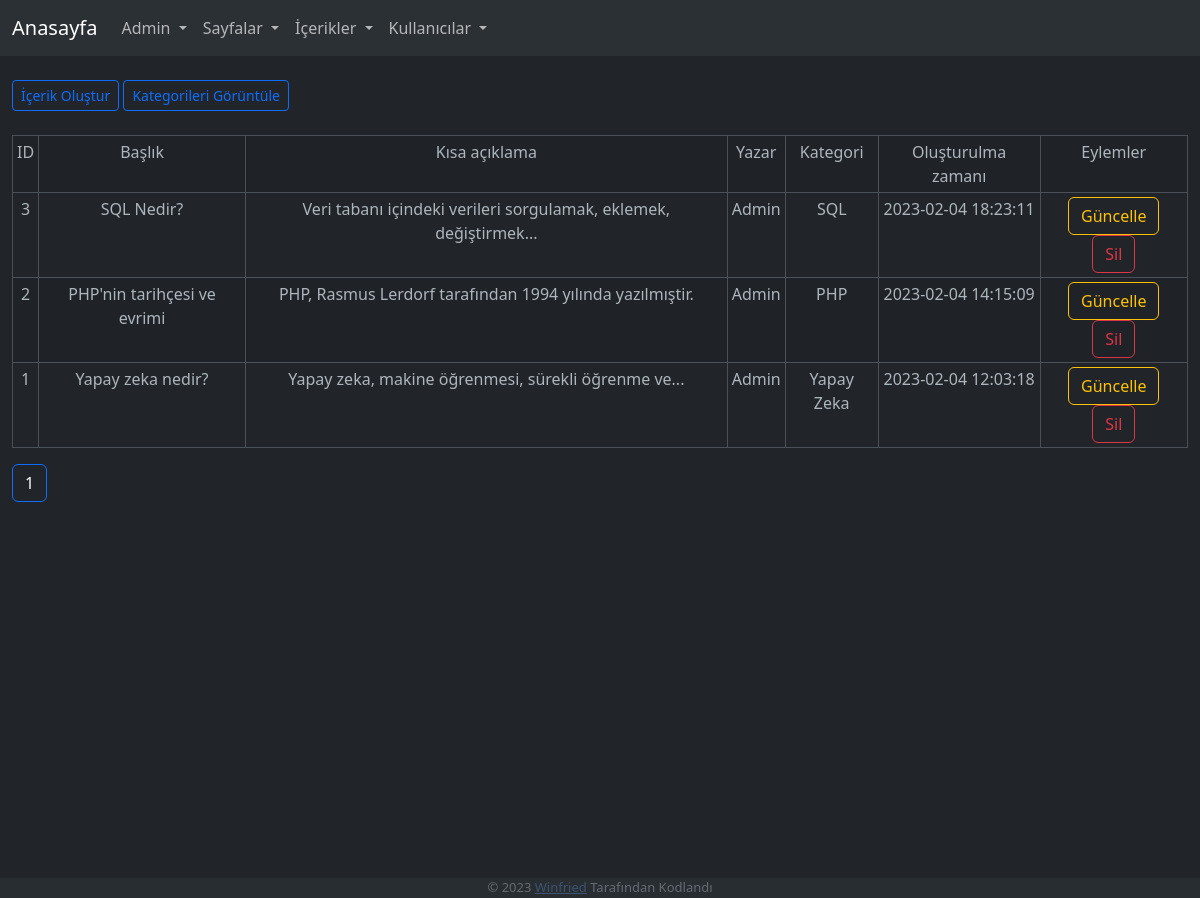
/admin/contents.php (signed in), run on the app's committed database.
### tables this page shows
CREATE TABLE `contents` (
  `id` int(11) NOT NULL,
  `url` varchar(3000) DEFAULT NULL,
  `title` varchar(3000) NOT NULL,
  `short` varchar(3000) NOT NULL,
  `content` text NOT NULL,
  `image` text NOT NULL,
  `category` int(11) NOT NULL,
  `author` int(11) NOT NULL DEFAULT 0,
  `time` datetime NOT NULL DEFAULT current_timestamp()
);

CREATE TABLE `users` (
  `id` int(11) NOT NULL,
  `username` varchar(200) NOT NULL,
  `email` text NOT NULL DEFAULT 'null@null.com',
  `password` varchar(500) NOT NULL,
  `rank` int(20) NOT NULL DEFAULT 1,
  `avatar` text NOT NULL DEFAULT '/assets/images/favicon.png',
  `registerdate` datetime NOT NULL DEFAULT current_timestamp(),
  `lastlogin` datetime NOT NULL DEFAULT current_timestamp(),
  `ip_address` varchar(300) DEFAULT NULL,
  `ban` int(2) NOT NULL DEFAULT 0
);

CREATE TABLE `categories` (
  `id` int(11) NOT NULL,
  `name` text NOT NULL,
  `url` varchar(3000) NOT NULL
);

### admin/contents.php (called while the page is built, shortened)
<?php
require("../connection.php");
include("./layouts/header.php");
include("./layouts/nav.php");
include("./layouts/contents.php");
include("./layouts/footer.php");
?>

### admin/layouts/contents.php (the view, shortened to what this page needs)
<?php
$page   = @ceil($_GET['page']);
if ($page < 1) { $page = 1;}
$Say   = $conn->query("select * from contents order by id DESC");
$AllResult   = $Say->rowCount();
$Limit	= 10;
$page_Sayisi	= ceil($AllResult/$Limit);
$Goster   = $page * $Limit - $Limit;
$visiblepage   = 100;
if ($AllResult < 1) {
	$check_data	= $conn->query("select * from contents order by id DESC");
}
else {
	$check_data	= $conn->query("select * from contents order by id DESC limit $Goster,$Limit");
}
$contents = $check_data->fetchAll(PDO::FETCH_OBJ);
?>
<body>
<div class="container-fluid">
    <br>
    <div class="btn-group">
        <a href="./create/contents" class="btn btn-outline-primary btn-sm">İçerik Oluştur</a>
    </div>
    <div class="btn-group">
        <a href="./categories" class="btn btn-outline-primary btn-sm">Kategorileri Görüntüle</a>
    </div>
    <br> <br>
    <div class="row justify-content-center">
        <div class="col">
            <table class="table table-bordered table-striped table-sm table-responsive text-center">
                <tr>
                    <td>ID</td>
                    <td>Başlık</td>
                   <td>Kısa açıklama</td>
                    <td>Yazar</td>
                    <td>Kategori</td>
                    <td>Oluşturulma zamanı</td>
                    <td>Eylemler</td>
                </tr>
                <?php
                foreach($contents as $content) {
                    $categories_prepare = "SELECT id, name FROM categories WHERE id = :id";
                    $categories = $conn->prepare($categories_prepare);
                    $categories->bindValue(':id', $content->category);
                    $categories->execute();
                    $categoryname = $categories->fetch(PDO::FETCH_ASSOC);
                    $author_prepare = "SELECT id, username FROM users WHERE id = :id";
                    $author = $conn->prepare($author_prepare);
                    $author->bindValue(':id', $content->author);
                    $author->execute();
                    $authorname = $author->fetch(PDO::FETCH_ASSOC);
                    if ($authorname["username"]) {
                        $authorname = $authorname["username"];
                    } else {
                        $authorname = "BILINMIYOR...";
                    }
                    ?>
                    <tr>
                        <td><?= $content->id ?></td>
                        <td><?= $content->title ?></td>
                    <td><?= $content->short ?></td>
                        <td><?= $authorname ?></td>
                        <td><?= $categoryname["name"] ?></td>
                        <td><?= $content->time ?></td>
                        <td>
                            <a href="./update/contents.php?pid=<?= $content->id ?>" class="btn btn-outline-warning">Güncelle</a>
                            <a href="./delete/contents.php?pid=<?= $content->id ?>" class="btn btn-outline-danger">Sil</a>
                        </td>
                    </tr>
                <?php }?>
            </table>
        </div>
    </div>
</div>
<nav>
    <div class="container-fluid gap-0">
    <ul class="pagination">
        <?php
        for($i = $page - $visiblepage; $i < $page + $visiblepage +1; $i++){
            if($i > 0 and $i <= $page_Sayisi){
                if($i == $page){
                    ?>
                    <li class="page-item active bg-dark" aria-current="page">
                        <a class="page-link bg-dark" href="#"><?=$i ?></a>
                    </li>
                    <?php
                }else{
                    ?>
                    <li class="page-item bg-dark"><a class="page-link bg-dark" href="?page=<?=$i?>"> <?= $i ?> </a></li>
                    <?php
                }
            }
        }
        ?>
    </ul>
    </div>
</nav>
</body>
</html>

### admin/layouts/header.php (shortened to what this page needs)
<!doctype html>
<html lang="tr" data-bs-theme="dark">
<head>
    <link rel="stylesheet" href="https://cdn.jsdelivr.net/npm/bootstrap-icons@1.10.3/font/bootstrap-icons.css">
</head>
<link href="https://cdn.jsdelivr.net/npm/bootstrap@5.3.0-alpha1/dist/css/bootstrap.min.css" rel="stylesheet">
<header>

### admin/layouts/nav.php (shortened to what this page needs)
<?php
$rank = $First_rankresult["rank"];
?>
<nav class="navbar navbar-expand-lg bg-body-tertiary">
    <div class="container-fluid">
        <a class="navbar-brand" href="/admin/index">Anasayfa</a>
        <div class="collapse navbar-collapse" id="navbarSupportedContent">
            <ul class="navbar-nav me-auto mb-2 mb-lg-0">
                <?php
                $sqlkont = "SELECT * FROM ranks WHERE id = :id";
                $rankchk = $conn->prepare($sqlkont);
                $rankchk->bindValue(':id', $rank);
                $rankchk->execute();
                $rankresult = $rankchk->fetch(PDO::FETCH_ASSOC);
                ?>
                    <li class="nav-item dropdown">
                        <a class="nav-link dropdown-toggle" href="#" role="button" data-bs-toggle="dropdown" aria-expanded="false">
                            <?= $_SESSION['username'] ?>
                        </a>
                    </li>
                <?php
                if ($rankresult["PAGES_LIST"] != 0 || $rankresult["ADMIN"] != 0) {
                ?>
                <li class="nav-item dropdown">
                    <a class="nav-link dropdown-toggle" href="/admin/pages" role="button" data-bs-toggle="dropdown" aria-expanded="false">
                        Sayfalar
                    </a>
                </li>
                <?php
                }
                ?>
                <?php
                if ($rankresult["CONTENTS_LIST"] != 0 || $rankresult["ADMIN"] != 0) {
                ?>
                <li class="nav-item dropdown">
                    <a class="nav-link dropdown-toggle" href="/admin/contents" role="button" data-bs-toggle="dropdown" aria-expanded="false">
                        İçerikler
                    </a>
                </li>
                    <?php
                }
                ?>
                <?php
                if ($rankresult["USER_LIST"] != 0 || $rankresult["ADMIN"] != 0) {
                ?>
                <li class="nav-item dropdown">
                    <a class="nav-link dropdown-toggle" href="/admin/users" role="button" data-bs-toggle="dropdown" aria-expanded="false">
                        Kullanıcılar
                    </a>
                </li>
                    <?php
                }
                ?>
            </ul>
        </div>
    </div>
</nav>

### admin/layouts/footer.php (shortened to what this page needs)
</html>
<div class="footer-dark">
<footer>
    <p class="copyright">© 2023 <a href="https://github.com/herrwinfried">Winfried</a> Tarafından Kodlandı</p>
</footer>
</div>

### admin/layouts/footer.php (style rules this page uses)
.footer-dark { color:#f0f9ff; background-color:#282d32; }
.footer-dark .copyright { text-align:center; opacity:0.3; font-size:13px; margin-bottom:0; }

### data on the page
contents: id "3", title "SQL Nedir?", short "Veri tabanı içindeki verileri sorgulamak, eklemek, değiştirmek...", users.username "Admin", categories.name "SQL", time "2023-02-04 18:23:11"
contents: id "2", title "PHP'nin tarihçesi ve evrimi", short "PHP, Rasmus Lerdorf tarafından 1994 yılında yazılmıştir.", users.username "Admin", categories.name "PHP", time "2023-02-04 14:15:09"
contents: id "1", title "Yapay zeka nedir?", short "Yapay zeka, makine öğrenmesi, sürekli öğrenme ve...", users.username "Admin", categories.name "Yapay Zeka", time "2023-02-04 12:03:18"

### other printed values
$_SESSION['username'] "Admin"
